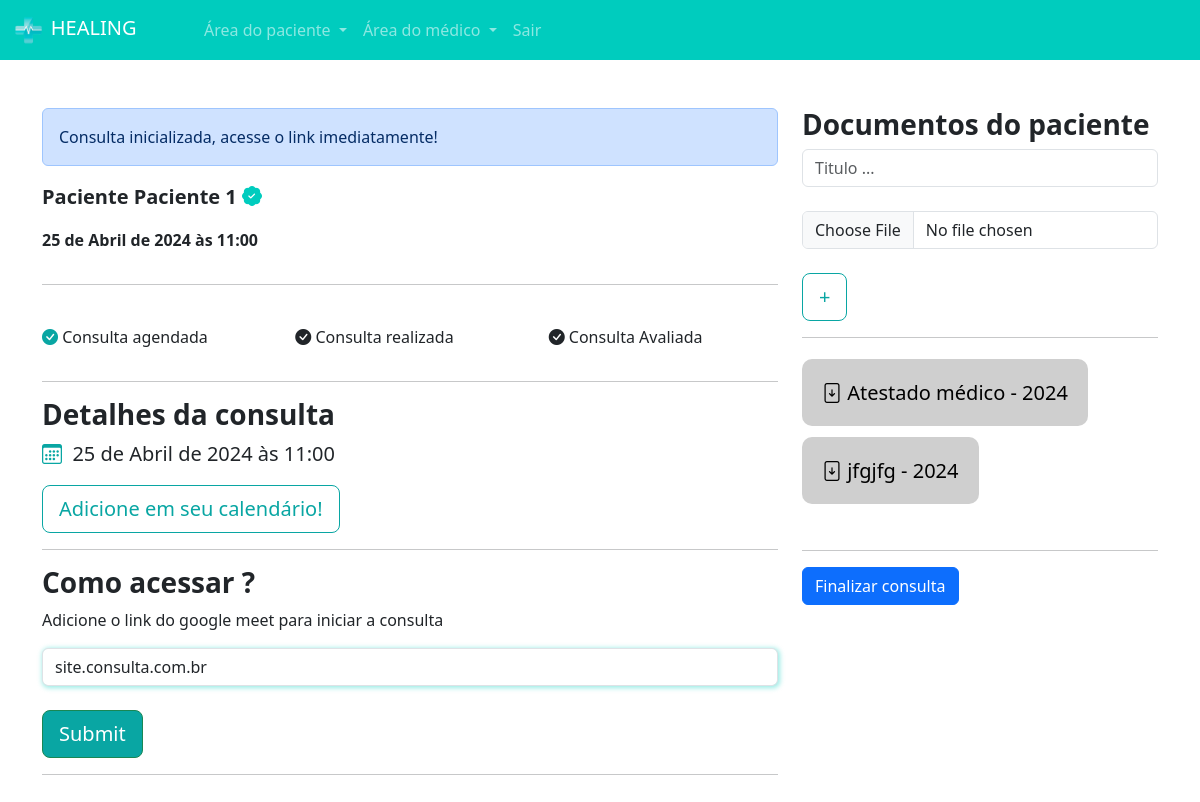
The app's page /medicos/consulta_area_medico/3/ (signed in) with its own data.
### paciente/models.py (models this page shows, shortened)
class Consulta(models.Model):
    status_choices = (
        ('A', 'Agendada'),
        ('F', 'Finalizada'),
        ('C', 'Cancelada'),
        ('I', 'Iniciada')
    )
    paciente = models.ForeignKey(User, on_delete=models.DO_NOTHING)
    data_aberta = models.ForeignKey(DatasAbertas, on_delete=models.DO_NOTHING)
    status = models.CharField(max_length=1, choices=status_choices, default='A')
    link = models.URLField(null=True, blank=True)

class Documento(models.Model):
    consulta = models.ForeignKey(Consulta, on_delete=models.DO_NOTHING)
    titulo = models.CharField(max_length=30)
    documento = models.FileField(upload_to='documentos')

### medico/models.py (models this page shows, shortened)
class DatasAbertas(models.Model):
    data = models.DateTimeField()
    user = models.ForeignKey(User, on_delete=models.DO_NOTHING)
    agendado = models.BooleanField(default=False)

### medico/views.py (the view, shortened to what this page needs)
# urls.py: path('consulta_area_medico/<int:id_consulta>/', views.consulta_area_medico, name="consulta_area_medico"),
@login_required
def consulta_area_medico(request, id_consulta):
    if not is_medico(request.user):
        messages.add_message(request, constants.WARNING, 'Somente médicos podem acessar essa página.')
        return redirect(f'/usuarios/sair')
    if request.method == "GET":
        consulta = Consulta.objects.get(id=id_consulta)
        documentos = Documento.objects.filter(consulta=consulta)
        return render(request, 'consulta_area_medico.html', {'consulta': consulta,'is_medico': is_medico(request.user), 'documentos': documentos})

### medico/models.py (called while the page is built)
def is_medico(user):
    return DadosMedico.objects.filter(user=user).exists()

### medico/templates/consulta_area_medico.html (shortened to what this page needs)
{% extends "base.html" %}
{% load static %}
{% block 'head' %}
    <link rel="stylesheet" href="{% static 'medicos/css/abrir_horario.css' %}">
    <link rel="stylesheet" href="{% static 'usuarios/css/usuarios.css' %}">
    <link rel="stylesheet" href="{% static 'medicos/css/cadastro_medico.css' %}">
    <link rel="stylesheet" href="{% static 'pacientes/css/home.css' %}">
    <link rel="stylesheet" href="https://cdn.jsdelivr.net/npm/bootstrap-icons@1.11.3/font/bootstrap-icons.min.css">
{% endblock 'head' %}
{% block 'body' %}
    {% include "partials/navbar.html" %}
    <br><br>
    <div class="container">
        <div class="row">
            <div class="col-md-8">
                {% if consulta.status == 'C' %}
                    <div class="alert alert-danger" role="alert">
                        Consulta cancelada
                    </div>
                {% elif consulta.status == 'F' %}
                    <div class="alert alert-success" role="alert">
                        Consulta Finalizada
                    </div>
                {% elif consulta.status == 'I' %}
                    <div class="alert alert-primary" role="alert">
                        Consulta inicializada, acesse o link imediatamente!
                    </div>
                {% endif %}
                <div class="row">
                    <div class="col-md">
                        <p style="font-size: 20px" class="p-bold">Paciente {{consulta.paciente.username}} <i class="bi bi-patch-check-fill icon-main"></i></p>
                        <p class="p-bold">{{consulta.data_aberta.data}}</p>
                    </div>
                </div>
                <hr>
                <br>
                <div class="row">
                    <div class="col-md">
                        <p><i class="color-dark bi bi-check-circle-fill"></i> Consulta agendada</p>
                    </div>
                    <div class="col-md">
                        <p><i class="{% if consulta.status == 'F' %}color-dark{% endif %} bi bi-check-circle-fill"></i> Consulta realizada</p>
                    </div>
                    <div class="col-md">
                        <p><i class="bi bi-check-circle-fill"></i> Consulta Avaliada</p>
                    </div>
                </div>
                <hr>
                <h3 class="p-bold">Detalhes da consulta</h3>
                <p style="font-size:20px"><i class="bi bi-calendar3 color-dark"></i>&nbsp {{consulta.data_aberta.data}}</p>
                <a style="cursor: auto;" class="btn btn-dark-color-outline btn-lg">Adicione em seu calendário!</a>
                <hr>
                <h3 class="p-bold">Como acessar ?</h3>
                <p>Adicione o link do google meet para iniciar a consulta</p>
                <form action="{% url 'consulta_area_medico' consulta.id %}" method="POST">{% csrf_token %}
                    <input type="text" name="link" class="form-control shadow-main-color" id="" placeholder="Link ..." value="{% if consulta.link %}{{consulta.link}}{% endif %}">
                    <br>
                    <input type="submit" class="btn btn-success btn-dark-color btn-lg">
                </form>
                <hr>
                <br>
                <br>
                <br>
                <br>
            </div>
            <div class="col-md">
                <h3 class="p-bold">Documentos do paciente</h3>
                <form action="{% url 'add_documento' consulta.id %}" method="POST" enctype="multipart/form-data">{% csrf_token %}
                    <input type="text" name="titulo" class="form-control" placeholder="Titulo ...">
                    <br>
                    <input type="file" name="documento" class="form-control">
                    <br>
                    <input type="submit" class="btn btn-dark-color-outline btn-lg" value="+">
                </form>
                <hr>
                <br>
                {% for documento in documentos %}
                    <a href="{{documento.documento.url}}" class="link documentos"><i class="bi bi-file-arrow-down"></i> {{documento.titulo}} - {{documento.consulta.data_aberta.data.year}}</a>
                    <br><br><br>
                {% endfor %}
                <hr>
                <a href="{% url 'finalizar_consulta' consulta.id %}" class="btn btn-primary">Finalizar consulta</a>
            </div>
        </div>
    </div>
{% endblock 'body' %}

### templates/static/geral/css/base.css (style rules this page uses)
:root { --main-color: #00CCBE; --dark-color: #09A6A3; --contrast-color: #FFD686; }
.p-bold { font-weight: bold; }
.color-dark { color: var(--dark-color); }

### templates/static/usuarios/css/usuarios.css (style rules this page uses)
.btn-dark-color { background-color: var(--dark-color); color: white; }
.btn-dark-color-outline { border: 1px solid var(--dark-color); color: var(--dark-color) }

### templates/static/medicos/css/cadastro_medico.css (style rules this page uses)
.shadow-main-color { box-shadow: 1px 1px 5px 1px rgba(0, 204, 190,.4); }

### templates/static/pacientes/css/home.css (style rules this page uses)
.icon-main { color: var(--main-color); }
.link { text-decoration: none; }
.documentos { background-color: #cfcfcf; color: black; padding: 20px; border-radius: 10px; font-size: 20px; }

### records on screen
Consulta: paciente.username "Paciente 1", data_aberta.data "25 de Abril de 2024 às 11:00", link "site.consulta.com.br"
Documento: titulo "Atestado médico", consulta.data_aberta.data.year "2024"
Documento: titulo "jfgjfg", consulta.data_aberta.data.year "2024"
